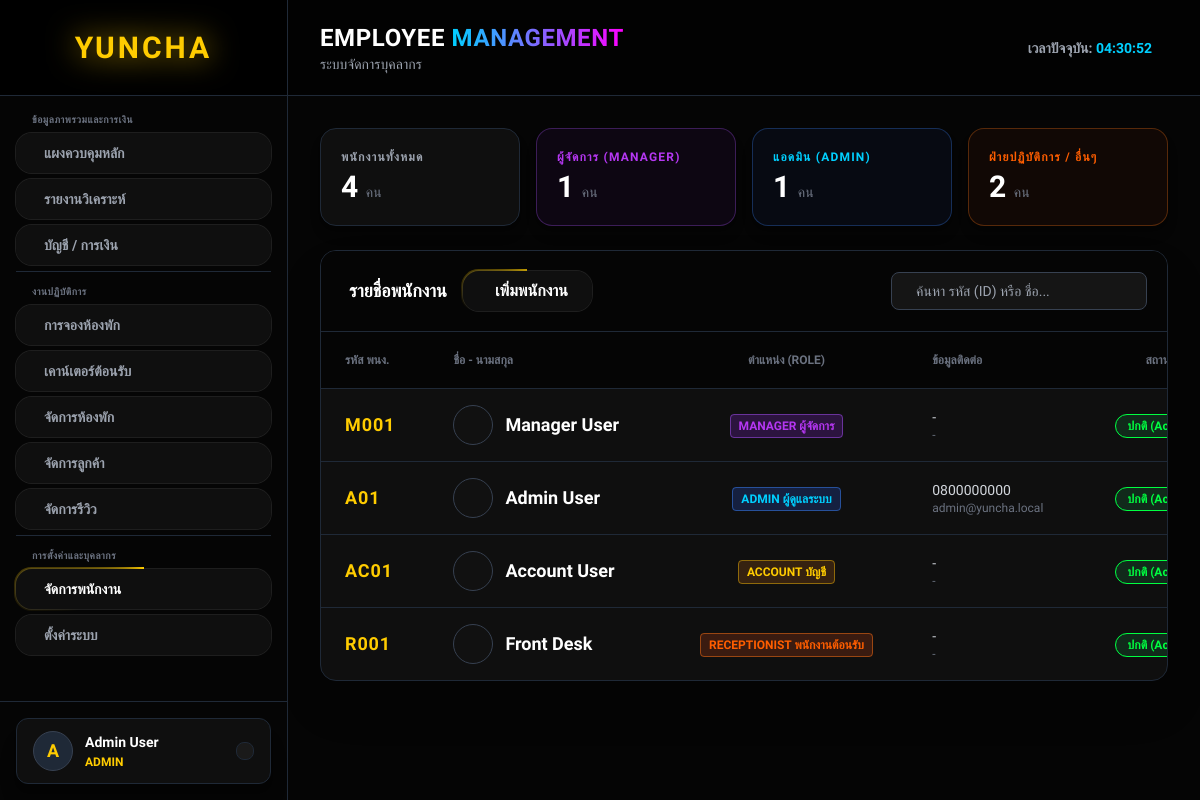
/dashboard/employees.php (signed in), run on the app's committed database.
### tables this page shows
CREATE TABLE `employees` (
  `id` INTEGER PRIMARY KEY AUTOINCREMENT,
  `emp_code` longtext,
  `first_name` longtext,
  `last_name` longtext,
  `role` longtext,
  `phone` longtext,
  `email` longtext,
  `status` varchar(255) DEFAULT 'active',
  `password` longtext,
  `password_hash` longtext,
  `profile_pic` longtext,
  `created_at` datetime DEFAULT CURRENT_TIMESTAMP
);

### dashboard/config/security.php (called while the page is built, shortened)
<?php
$role = $_SESSION['role'];
$role_str = mb_strtolower($role, 'UTF-8');
$clean_role = 'receptionist';
if (strpos($role_str, 'admin') !== false || strpos($role_str, 'ดูแลระบบ') !== false) {
    $clean_role = 'admin';
} elseif (strpos($role_str, 'owner') !== false) {
    $clean_role = 'owner';
} elseif (strpos($role_str, 'manager') !== false || strpos($role_str, 'ผู้จัดการ') !== false) {
    $clean_role = 'manager';
} elseif (strpos($role_str, 'account') !== false || strpos($role_str, 'บัญชี') !== false) {
    $clean_role = 'account';
}
$is_admin = ($clean_role === 'admin' || $clean_role === 'owner');
$is_manager = ($clean_role === 'manager' || $is_admin);
$has_access = true;

### dashboard/employees.php (the view, shortened to what this page needs)
<?php
require_once 'config/security.php';
require_once 'config/db.php';
$sql_employees = "SELECT * FROM employees ORDER BY
                  CASE WHEN role LIKE '%MANAGER%' THEN 1
                       WHEN role LIKE '%ADMIN%' THEN 2
                       WHEN role LIKE '%ACCOUNT%' THEN 3
                       ELSE 4 END ASC, emp_code ASC";
$stmt_employees = $conn->query($sql_employees);
$count_total = 0; $count_manager = 0; $count_admin = 0; $count_counter = 0;
$employees_data = [];
if($stmt_employees) {
    $employees_data = $stmt_employees->fetchAll(PDO::FETCH_ASSOC);
    $count_total = count($employees_data);
    foreach($employees_data as $row) {
        $current_status = isset($row['status']) ? $row['status'] :  'active';
        if($current_status != 'deleted') {
            if(stripos($row['role'], 'MANAGER') !== false) $count_manager++;
            elseif(stripos($row['role'], 'ADMIN') !== false) $count_admin++;
            else $count_counter++;
        }
    }
}
?>
<!DOCTYPE html>
<html lang="th">
<head>
    <script src="https://cdn.tailwindcss.com">
</script>
</head>
<body class="h-screen flex selection:bg-ycGold selection:text-black">
    <?php include 'components/sidebar.php'; ?>
    <div class="flex-1 flex flex-col h-screen overflow-hidden w-full relative bg-[#050505]">
                <header class="h-24 bg-black/50 backdrop-blur-md border-b border-gray-800 px-4 lg:px-8 flex justify-between items-center z-30 sticky top-0">
            <div class="flex items-center gap-4">
                <div>
                    <h2 class="text-2xl font-black text-white tracking-wide">EMPLOYEE <span class="text-transparent bg-clip-text bg-gradient-to-r from-[#00d0ff] to-[#ff00ff]">MANAGEMENT</span></h2>
                    <p class="text-sm text-gray-400 font-medium">ระบบจัดการบุคลากร</p>
                </div>
            </div>
            <div class="flex items-center gap-4">
                <p class="text-sm font-bold text-gray-400 hidden lg:block mr-4">เวลาปัจจุบัน: <span id="clockStatus" style="color: #00d0ff;"><?= date('H:i:s') ?></span></p>
            </div>
        </header>
        <main class="flex-1 overflow-y-auto p-4 lg:p-8 scroll-smooth">
        <?php if ($has_access): ?>
            <div class="max-w-7xl mx-auto space-y-6 pb-12 gs-anim">
                <div class="grid grid-cols-2 md:grid-cols-4 gap-4 mb-6">
                    <div class="bg-[#0f0f0f] border border-gray-800 rounded-2xl p-5 shadow-lg relative overflow-hidden group hover:border-white transition">
                        <p class="text-xs font-bold text-gray-400 uppercase tracking-widest mb-1">พนักงานทั้งหมด</p>
                        <h3 class="text-3xl font-black text-white"><?= $count_total ?> <span class="text-sm font-normal text-gray-500">คน</span></h3>
                    </div>
                    <div class="bg-purple-900/10 border border-purple-500/30 rounded-2xl p-5 shadow-lg relative overflow-hidden group hover:border-ycPurple transition">
                        <p class="text-xs font-bold text-ycPurple uppercase tracking-widest mb-1">ผู้จัดการ (Manager)</p>
                        <h3 class="text-3xl font-black text-white"><?= $count_manager ?> <span class="text-sm font-normal text-gray-500">คน</span></h3>
                    </div>
                    <div class="bg-blue-900/10 border border-blue-500/30 rounded-2xl p-5 shadow-lg relative overflow-hidden group hover:border-ycBlue transition">
                        <p class="text-xs font-bold text-ycBlue uppercase tracking-widest mb-1">แอดมิน (Admin)</p>
                        <h3 class="text-3xl font-black text-white"><?= $count_admin ?> <span class="text-sm font-normal text-gray-500">คน</span></h3>
                    </div>
                    <div class="bg-orange-900/10 border border-orange-500/30 rounded-2xl p-5 shadow-lg relative overflow-hidden group hover:border-ycOrange transition">
                        <p class="text-xs font-bold text-ycOrange uppercase tracking-widest mb-1">ฝ่ายปฏิบัติการ / อื่นๆ</p>
                        <h3 class="text-3xl font-black text-white"><?= $count_counter ?> <span class="text-sm font-normal text-gray-500">คน</span></h3>
                    </div>
                </div>
                <div class="bg-[#0f0f0f] border border-gray-800 rounded-2xl overflow-hidden shadow-2xl">
                    <div class="p-5 border-b border-gray-800 flex flex-col md:flex-row justify-between items-center bg-[#050505] gap-4">
                        <div class="flex items-center gap-4 w-full md:w-auto">
                            <h3 class="text-lg font-bold text-white"><i class="ph-fill ph-users-three text-gray-400 mr-2"></i> รายชื่อพนักงาน</h3>
                            <?php if($is_manager): ?>
                            <button onclick="openModal('add')" class="neon-pro px-6 py-2 flex items-center gap-2" style="--neon-color: #ffcc00;">
                                <div class="neon-pro-glow animate-pulse opacity-75"></div>
                                <span class="font-bold text-white relative z-10 whitespace-nowrap">เพิ่มพนักงาน</span>
                            </button>
                            <?php endif; ?>
                        </div>
                        <div class="flex items-center bg-[#151515] border border-gray-700 rounded-lg overflow-hidden focus-within:border-ycGold transition-all w-full md:w-64 shrink-0">
                            <input type="text" id="searchInput" onkeyup="searchEmployee()" class="bg-transparent border-none text-white text-sm px-3 py-2 outline-none w-full" placeholder="ค้นหา รหัส (ID) หรือ ชื่อ...">
                        </div>
                    </div>
                    <div class="overflow-x-auto">
                        <table class="w-full text-left text-sm text-gray-400 min-w-[1000px]">
                            <thead class="text-xs uppercase bg-[#050505] text-gray-500 font-bold border-b border-gray-800">
                                <tr>
                                    <th class="px-6 py-5">รหัส พนง.</th>
                                    <th class="px-6 py-5">ชื่อ - นามสกุล</th>
                                    <th class="px-6 py-5 text-center">ตำแหน่ง (ROLE)</th>
                                    <th class="px-6 py-5">ข้อมูลติดต่อ</th>
                                    <th class="px-6 py-5 text-center">สถานะ</th>
                                </tr>
                            </thead>
                            <tbody class="divide-y divide-gray-800" id="employeeTableBody">
                                <?php if(!empty($employees_data)): ?>
                                    <?php foreach($employees_data as $row):
                                        $emp_status = isset($row['status']) ? $row['status'] :  'active';
                                        $emp_phone  = isset($row['phone']) ? $row['phone'] :  '';
                                        $emp_email  = isset($row['email']) ? $row['email'] :  '';
                                        $row_opacity = ($emp_status == 'deleted' || $emp_status == 'inactive') ? 'opacity-50' : '';
                                        $role_badge = '';
                                        $r_upper = strtoupper($row['role']);
                                        if(stripos($r_upper, 'MANAGER') !== false) {
                                            $role_badge = '<span class="bg-purple-900/40 border border-purple-500/50 text-ycPurple px-2 py-1 rounded text-xs font-bold uppercase"><i class="ph-fill ph-crown"></i> '.htmlspecialchars($row['role']).'</span>';
                                        } elseif(stripos($r_upper, 'ADMIN') !== false) {
                                            $role_badge = '<span class="bg-blue-900/40 border border-blue-500/50 text-ycBlue px-2 py-1 rounded text-xs font-bold uppercase"><i class="ph-fill ph-shield-star"></i> '.htmlspecialchars($row['role']).'</span>';
                                        } elseif(stripos($r_upper, 'RECEPTIONIST') !== false || stripos($r_upper, 'FRONT') !== false || stripos($r_upper, 'COUNTER') !== false) {
                                            $role_badge = '<span class="bg-orange-900/40 border border-orange-500/50 text-ycOrange px-2 py-1 rounded text-xs font-bold uppercase"><i class="ph-fill ph-desktop"></i> '.htmlspecialchars($row['role']).'</span>';
                                        } elseif(stripos($r_upper, 'ACCOUNT') !== false || stripos($r_upper, 'บัญชี') !== false) {
                                            $role_badge = '<span class="bg-yellow-900/40 border border-yellow-500/50 text-ycGold px-2 py-1 rounded text-xs font-bold uppercase"><i class="ph-fill ph-calculator"></i> '.htmlspecialchars($row['role']).'</span>';
                                        } elseif(stripos($r_upper, 'HOUSEKEEPER') !== false || stripos($r_upper, 'แม่บ้าน') !== false) {
                                            $role_badge = '<span class="bg-pink-900/40 border border-pink-500/50 text-ycPink px-2 py-1 rounded text-xs font-bold uppercase"><i class="ph-fill ph-broom"></i> '.htmlspecialchars($row['role']).'</span>';
                                        } elseif(stripos($r_upper, 'MAINTENANCE') !== false || stripos($r_upper, 'ซ่อมบำรุง') !== false) {
                                            $role_badge = '<span class="bg-green-900/40 border border-green-500/50 text-ycGreen px-2 py-1 rounded text-xs font-bold uppercase"><i class="ph-fill ph-wrench"></i> '.htmlspecialchars($row['role']).'</span>';
                                        }
                                    ?>
                                    <tr class="emp-row hover:bg-[#151515] transition-colors <?= $row_opacity ?>">
                                        <td class="px-6 py-4 font-black text-lg text-ycGold tracking-wider emp-id"><?= htmlspecialchars($row['emp_code']) ?></td>
                                        <td class="px-6 py-4 font-bold text-lg text-white">
                                            <div class="flex items-center gap-3">
                                                <div class="w-10 h-10 rounded-full bg-[#111] flex items-center justify-center text-gray-400 border border-gray-700">
                                                </div>
                                                <div>
                                                    <p class="emp-name"><?= htmlspecialchars($row['first_name'] . ' ' . $row['last_name']) ?></p>
                                                </div>
                                            </div>
                                        </td>
                                        <td class="px-6 py-4 text-center"><?= $role_badge ?></td>
                                        <td class="px-6 py-4">
                                            <p class="font-medium text-gray-300"><i class="ph-fill ph-phone text-gray-500"></i> <?= htmlspecialchars($emp_phone ?: '-') ?></p>
                                            <p class="text-xs text-gray-500"><i class="ph-fill ph-envelope text-gray-600"></i> <?= htmlspecialchars($emp_email ?: '-') ?></p>
                                        </td>
                                        <td class="px-6 py-4 text-center">
                                            <?php
                                                if($emp_status == 'active') echo '<span class="px-3 py-1 rounded-full text-xs font-bold bg-green-900/40 text-ycGreen border border-ycGreen">ปกติ (Active)</span>';
                                                elseif($emp_status == 'inactive') echo '<span class="px-3 py-1 rounded-full text-xs font-bold bg-yellow-900/30 text-ycGold border border-ycGold">พักงาน (Inactive)</span>';
                                                else echo '<span class="px-3 py-1 rounded-full text-xs font-bold bg-red-900/20 text-red-500 border border-red-500">พ้นสภาพ (Deleted)</span>';
                                            ?>
                                        </td>
                                    </tr>
                                    <?php endforeach; ?>
                                <?php else: ?>
                                    <tr><td colspan="6" class="text-center py-8 text-gray-500">ยังไม่มีข้อมูลพนักงานในระบบ</td></tr>
                                <?php endif; ?>
                            </tbody>
                        </table>
                    </div>
                </div>
            </div>
        <?php endif; ?>
</main>
    </div>
</body>
</html>

### dashboard/employees.php (style rules this page uses)
body { background-color: #000000; color: #ffffff; font-family: 'Prompt', sans-serif; overflow-x: hidden; }
.neon-pro { position: relative; background: #0f0f0f; border-radius: 1rem; z-index: 1; transition: all 0.3s cubic-bezier(0.34, 1.56, 0.64, 1); box-shadow: 0 0 0 1px rgba(255,255,255,0.1); }
.neon-pro-glow { position: absolute; inset: -2px; border-radius: 1.1rem; z-index: -2; overflow: hidden; opacity: 0; transition: opacity 0.3s ease; }
.neon-pro-glow::before { content: ''; position: absolute; top: 50%; left: 50%; width: 200%; height: 200%; background: conic-gradient(from 0deg, transparent 70%, var(--neon-color) 100%); transform: translate(-50%, -50%); animation: spin-border 2s linear infinite; }
.neon-pro::before { content: ''; position: absolute; inset: 0; background: #0f0f0f; border-radius: 1rem; z-index: -1; }

### data on the page
employees: emp_code "M001", first_name+last_name "Manager User", role "MANAGER ผู้จัดการ", phone "-", email "-", status "ปกติ…"
employees: emp_code "A01", first_name+last_name "Admin User", role "ADMIN ผู้ดูแลระบบ", phone "0800000000", email "admin@yuncha.local", status "ปกติ…"
employees: emp_code "AC01", first_name+last_name "Account User", role "ACCOUNT บัญชี", phone "-", email "-", status "ปกติ…"
employees: emp_code "R001", first_name+last_name "Front Desk", role "RECEPTIONIST พนักงานต้อนรับ", phone "-", email "-", status "ปกติ…"

### other printed values
$_SESSION['emp_name'] "Admin User"
isset($clean_role) ? $clean_role :  'ADMIN' "ADMIN"
$count_total "4"
$count_manager "1"
$count_admin "1"
$count_counter "2"
